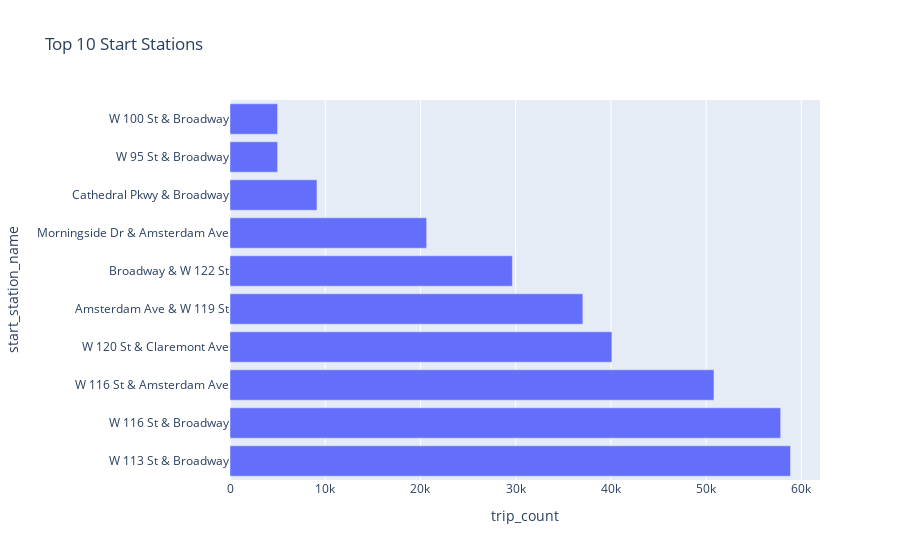

Source (notebook cell):
### Markdown cell above
Most famous starting stations

### Code cell
top_starts = (
    df.groupby('start_station_name').size().reset_index(name='trip_count')
      .sort_values('trip_count', ascending=False).head(10)
)
px.bar(top_starts, x='trip_count', y='start_station_name', orientation='h', title='Top 10 Start Stations')

### Figure 1 — Plotly figure (JSON) as saved in the notebook; plotly's stock layout.template omitted (floating-point values rounded to 4 significant figures)
{"data": [{"hovertemplate": "trip_count=%{x}<br>start_station_name=%{y}<extra></extra>", "legendgroup": "", "marker": {"color": "#636efa", "pattern": {"shape": ""}}, "name": "", "orientation": "h", "showlegend": false, "textposition": "auto", "type": "bar", "x": [58856, 57825, 50819, 40099, 37052, 29655, 20650, 9132, 4998, 4994], "xaxis": "x", "y": ["W 113 St & Broadway", "W 116 St & Broadway", "W 116 St & Amsterdam Ave", "W 120 St & Claremont Ave", "Amsterdam Ave & W 119 St", "Broadway & W 122 St", "Morningside Dr & Amsterdam Ave", "Cathedral Pkwy & Broadway", "W 95 St & Broadway", "W 100 St & Broadway"], "yaxis": "y"}], "layout": {"barmode": "relative", "legend": {"tracegroupgap": 0}, "title": {"text": "Top 10 Start Stations"}, "xaxis": {"anchor": "y", "domain": [0, 1], "title": {"text": "trip_count"}}, "yaxis": {"anchor": "x", "domain": [0, 1], "title": {"text": "start_station_name"}}}}
